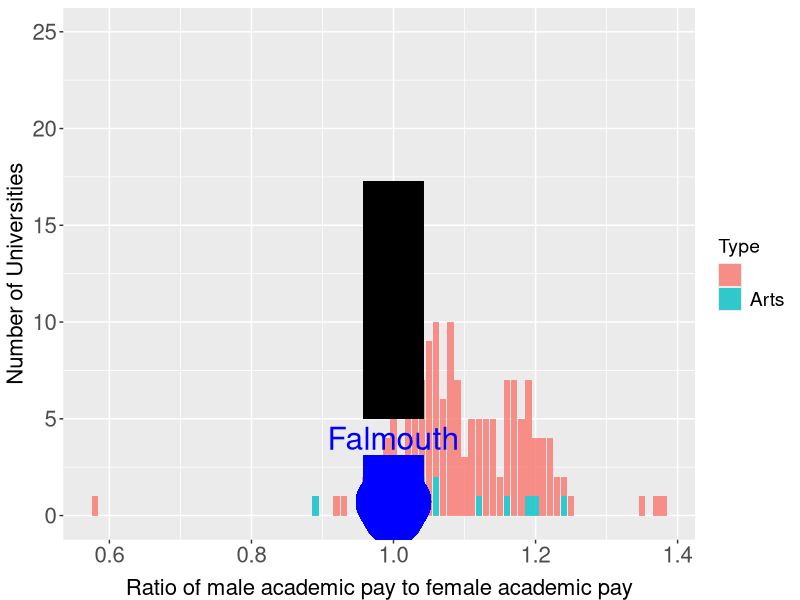

R code for this plot: (Note: this script raises an error after producing the figure.)
## Data from

## https://docs.google.com/spreadsheets/d/1z4ffKuH6AW0iWIhTMA1RrAjaBziS2LEKzUeUD7FMVx0/edit#gid=2002317430

## read in data

pay<-read.csv("academicPay.csv",stringsAsFactors=FALSE)
str(pay)
pay$Type<-as.factor(pay$Type)

#pay<-subset(pay,mfAcademicPayRatio>0.5)

artsPay<-subset(pay,Type=="Arts")
str(artsPay)

Falmouth.mf.ratio<-subset(pay,University=="Falmouth University")$mfAcademicPayRatio

falmouth<-subset(pay,pay$University=="Falmouth University")

library(dplyr)
arrange(pay,mfAcademicPayRatio)

pay$dev<-abs(1-pay$mfAcademicPayRatio)

deviance<-data.frame(arrange(pay,dev))
#deviance
write.table(deviance,"deviance.csv",sep=",",row.names=TRUE)

## Plot distribution of pay ratios

library(ggplot2)
library(grid)

#png("mfPayRatio.png",width = 600, height = 480)
g<-ggplot(pay,aes(x=mfAcademicPayRatio,fill=Type))+geom_bar(binwidth=0.02,alpha=0.8)+
        #coord_flip()+
        #scale_x_reverse()+
        #scale_fill_gradient("Ratio", low = "green", high = "red")+
        #geom_vline(aes(xintercept=Falmouth.mf.ratio),   # Ignore NA values for mean
                   #color="red", linetype="dashed", size=1)+
        labs(x = "Ratio of male academic pay to female academic pay",y = "Number of Universities")+
        geom_segment(aes(x =1.0 , y = 5, xend = 1.0, yend = 25),color="black",linewidth=20,linetype="dashed")+
        annotate("text", x = Falmouth.mf.ratio, y = 4., label = "Falmouth",color="blue",size=8)+
        geom_segment(aes(x = Falmouth.mf.ratio, y = 3.1, xend = Falmouth.mf.ratio, yend = 0),color="blue",linewidth=20, arrow = arrow(type="closed",length = unit(0.4, "cm")))+
        theme(axis.text.x = element_text(size=16),
              axis.text.y=element_text(size=16))+
        theme(axis.title.x = element_text(size=16,vjust=-.5),
              axis.title.y=element_text(size=16,vjust=1.2))+
        theme(legend.text=element_text(size=14),
              legend.title=element_text(size=14));
g;
#dev.off()


ggplot(pay,aes(x=deviance,fill=..x..),alpha=0.2)+
        #geom_histogram(binwidth=0.02)+
        geom_histogram(binwidth=0.02,alpha=0.2)+
        scale_fill_gradient("Deviation", low = "green", high = "red")+
        geom_vline(aes(xintercept=0.00),   # Ignore NA values for mean
                   color="red", linetype="dashed", size=1)+
        labs(x = "Deviation from gender parity of pay of all academics",y = "Count")
